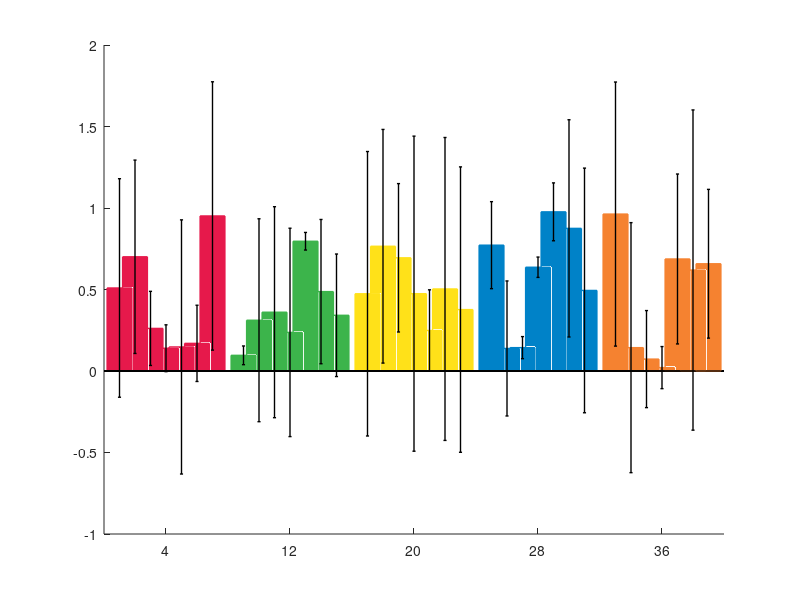

The MATLAB source for this figure: (Note: this script raises an error after producing the figure.)
% Author: Avgoustinos Vouros 
% Last updated 13/09/2018
% Thanks to Marialena (https://bit.ly/2QMF5Qp) for the idea + initial tests!

% TODO: Description, more testing, find a more fancy name
%       Also a gui for all the configurations!


data = rand(5,7); % Each row is 1 bar group!!
SEM = rand(5,7);

%% User properties

% Figure's aesthetics -----------------------------------------------------
figure_size = 'normal'; % Normali figure window
%figure_size = 'maximize'; % Maximized figure window

% Bars --------------------------------------------------------------------
inGroupGap = 1;    % Gap between each box of the same group
outGroupGap = 2;   % Gap between boxes of different groups
BarLineStyle = '-';
BarLineWidth = 1;

%pick one:
BarEdgeColor = 'same'; % The color of the outline with be the same as the bar's
%BarEdgeColor = 'red'; % The color of the outline with be the defined color

%pick one:
%BarColorGroupBy = 'blue';     % All same color
BarColorGroupBy = 'group';     % Each bar group has different color
%BarColorGroupBy = 'pergroup'; % Each group starts with the same color

% Errorbars ---------------------------------------------------------------
MarkerSize = 10;
MarkerEdgeColor = 'black';
MarkerFaceColor = 'black';
LineStyle = '-';
LineMarker = '.';
LineColor = 'k';
LineWidth = 1;

% Colors ------------------------------------------------------------------
red = [230, 25, 75];
green = [60, 180, 75];
yellow = [255,225,25];
blue = [0, 130, 200];
orange = [245, 130, 48];
purple = [145, 30, 180];
cyan = [70, 240, 240];
magenta = [240, 50, 230];
lime = [210, 245, 60];
pink = [250, 190, 190];
teal = [0, 128, 128];
brown = [170, 110, 40];
maroon = [128, 0, 0];
mint = [170, 255, 195];
olive = [128, 128, 0];
navy = [0, 0, 128];
gray = [128,128,128];
coral = [255,215,180];
pink1 = [242,121,137];
grey1 = [85,67,89];
purple1 = [77,0,51];
%more colors can be defined here...
color = [red;green;yellow;blue;orange;purple;cyan;magenta;lime;...
    pink;teal;brown;maroon;mint;olive;navy;gray;coral;pink1;grey1;...
    purple1]./255;


%% Initialialize and calculate bar pasitions

% Data size
[n,m] = size(data);
nm = n*m;

% Convert data to vector
sdata = reshape(data',1,35);
sSEM = reshape(SEM',1,35);

% Calculate the bar positions
pos = 0;
sw = 0;
for j = 1:n
    for i = 1:m
        if sw == 0
            % Same group
            pos = [pos,pos(end)+inGroupGap];
        else
            % Other group
            pos = [pos,pos(end)+outGroupGap];
            sw = 0;
        end
    end
    sw = 1;
end
pos(1) = [];

% Find also the middles
mpos = reshape(pos,m,n);
mpos = mean(mpos);


%% Generate Graphics %%%%%%%%%%%%%%%%%%%%%%%%%%%%%%%%%%%%%%%%%%%%%%%%%%%%%%

% Figure size
switch figure_size
    case 'normal'
        f = figure;
    case 'maximize'
        f = figure('units','normalized','outerposition',[0 0 1 1]);
end
hold on

% Plot the bars + errorbars
bars = [];
errorbars = [];
LineSpec = strcat(LineStyle,LineMarker,LineColor);
for i = 1:nm 
    % Bar
    B = bar(pos(i),sdata(i),...
        'LineWidth',BarLineWidth,'LineStyle',BarLineStyle);
    bars = [bars;B];
    % Errorbar
    E = errorbar(pos(i),sdata(i),sSEM(i),LineSpec);
    errorbars = [errorbars,E];
    set(E,'MarkerSize',MarkerSize,'MarkerEdgeColor',MarkerEdgeColor,...
        'MarkerFaceColor',MarkerFaceColor,'LineWidth',LineWidth);
end

% Paint the bars
c = 1; %color index
switch BarColorGroupBy
    
    case 'group'
        sbars = reshape(bars,m,n);
        for i = 1:n
            for j = 1:m
                switch BarEdgeColor
                    case 'same'
                        set(sbars(j,i),'EdgeColor',color(c,:),'FaceColor',color(c,:));
                    otherwise
                        set(sbars(j,i),'EdgeColor',BarEdgeColor,'FaceColor',color(c,:));
                end
            end
            if c < size(color,1)
                c = c + 1; %next color
            else
                c = 1;
            end
        end
        
    case 'pergroup'
        sbars = reshape(bars,m,n);
        for i = 1:n
            for j = 1:m
                switch BarEdgeColor
                    case 'same'
                        set(sbars(j,i),'EdgeColor',color(c,:),'FaceColor',color(c,:));
                    otherwise
                        set(sbars(j,i),'EdgeColor',BarEdgeColor,'FaceColor',color(c,:));
                end
                if c < size(colors,1)
                    c = c + 1; %next color
                else
                    c = 1;
                end
            end
            c = 1;
        end        
        
    otherwise
        for i = 1:nm
            switch BarEdgeColor
                case 'same'
                    set(bars(i),'EdgeColor',BarColorGroupBy,'FaceColor',BarColorGroupBy);
                otherwise
                    set(bars(j,i),'EdgeColor',BarColorGroupBy,'FaceColor',BarColorGroupBy);
            end
            if c < size(colors,1)
                c = c + 1; %next color
            else
                c = 1;
            end
        end        
end 

% Fix the axis
faxis = findobj(f,'type','axes'); 
set(faxis,'XTick',mpos);
set(faxis,'XTickLabels',num2str([1:length(mpos)]'));